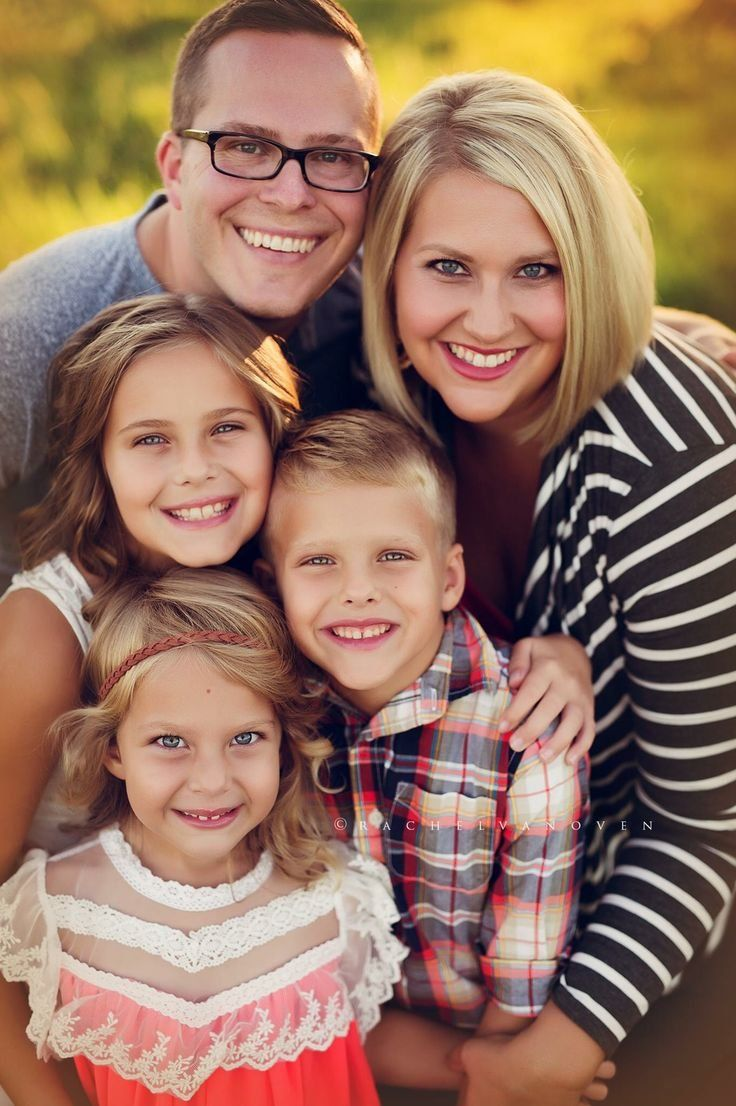
#> input picture image.jpg, 736 x 1106 px
$ python main.py
#> lines starting #> are read from the running program, lines starting #| are printed output that depends on the picture; after the words box and inside, x2 and y2 are one past the last pixel; in counts of white or black regions, pixels touching at a corner belong together
import cv2
import sys
import os

# Используем универсальный путь для каскада Хаара
face_cascade = cv2.CascadeClassifier(cv2.data.haarcascades + 'haarcascade_frontalface_default.xml')


def detect_faces(image_path):
    # Проверка наличия файла каскада
#> called with image_path = 'image.jpg'
    if not os.path.exists(cv2.data.haarcascades + 'haarcascade_frontalface_default.xml'):
        print("Cascade file not found.")
        return

    # Загружаем изображение и преобразуем в оттенки серого
    image = cv2.imread(image_path)
#> image is the input picture: shape (1106, 736, 3); mean B, G, R 95.3, 115.4, 150
    if image is None:
        print(f"Could not open or find the image: {image_path}")
        return

    gray = cv2.cvtColor(image, cv2.COLOR_BGR2GRAY)
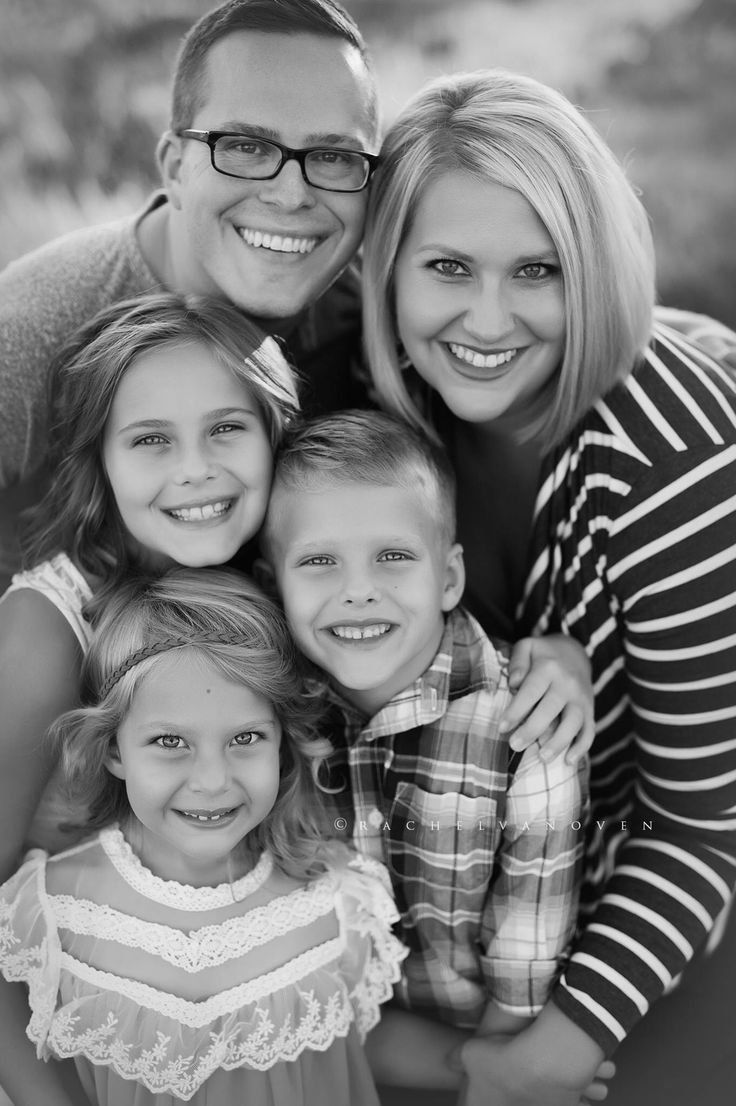
#> gray: shape (1106, 736); min 1, max 251, mean 123.5
    faces = face_cascade.detectMultiScale(gray, 1.1, 4)
#> faces = [[491, 923, 50, 50], [341, 854, 52, 52], [257, 485, 199, 199], [108, 668, 193, 193], [83, 357, 204, 204], [376, 186, 226, 226]]

    print(f"Found {len(faces)} face(s) in the image.")
#| Found 6 face(s) in the image.
    for (x, y, w, h) in faces:
        cv2.rectangle(image, (x, y), (x + w, y + h), (255, 0, 0), 2)
#> this loop made 6 passes
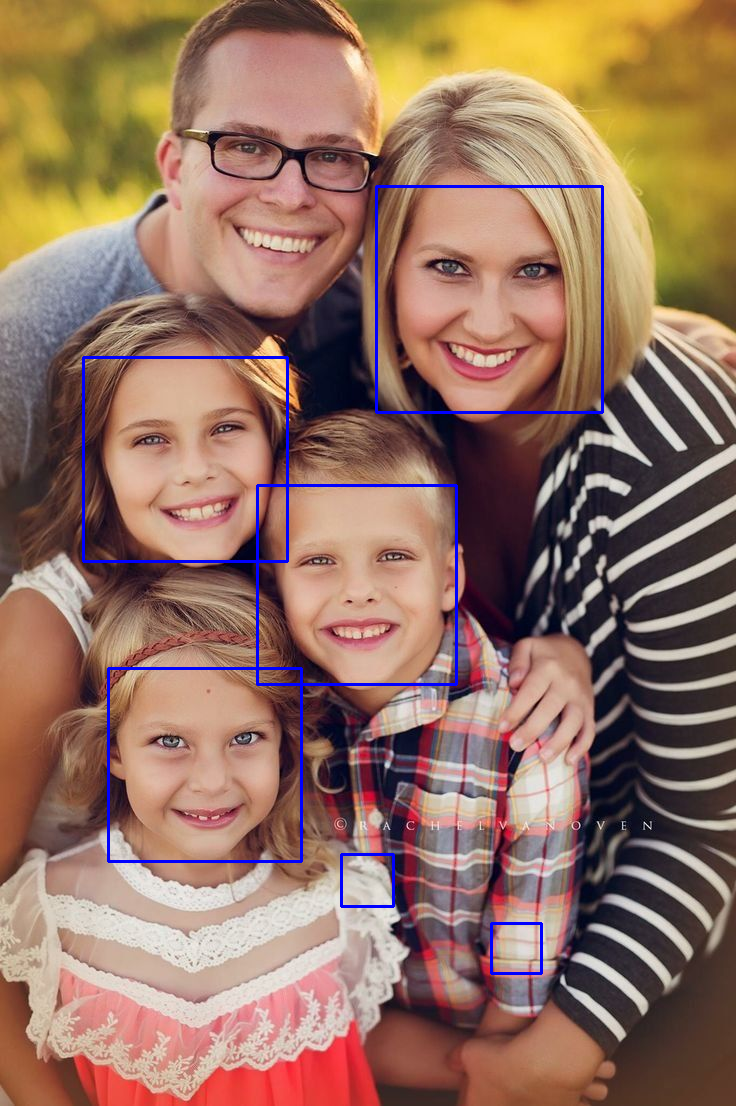
#> image: shape (1106, 736, 3); 1.35% of pixels changed, all inside (x1, y1, x2, y2) = (82, 185, 604, 975)

    # Сохраняем результат с обнаруженными лицами
    result_path = os.path.join(os.path.dirname(image_path), 'result_with_faces.jpg')
    cv2.imwrite(result_path, image)
    print(f"Result saved as {result_path}")


if __name__ == "__main__":
    # Берем изображение из текущей директории по умолчанию, если путь не передан
    image_path = sys.argv[1] if len(sys.argv) == 2 else os.path.join(os.getcwd(), 'image.jpg')

    if not os.path.exists(image_path):
        print(f"Image not found: {image_path}")
    else:
        detect_faces(image_path)
